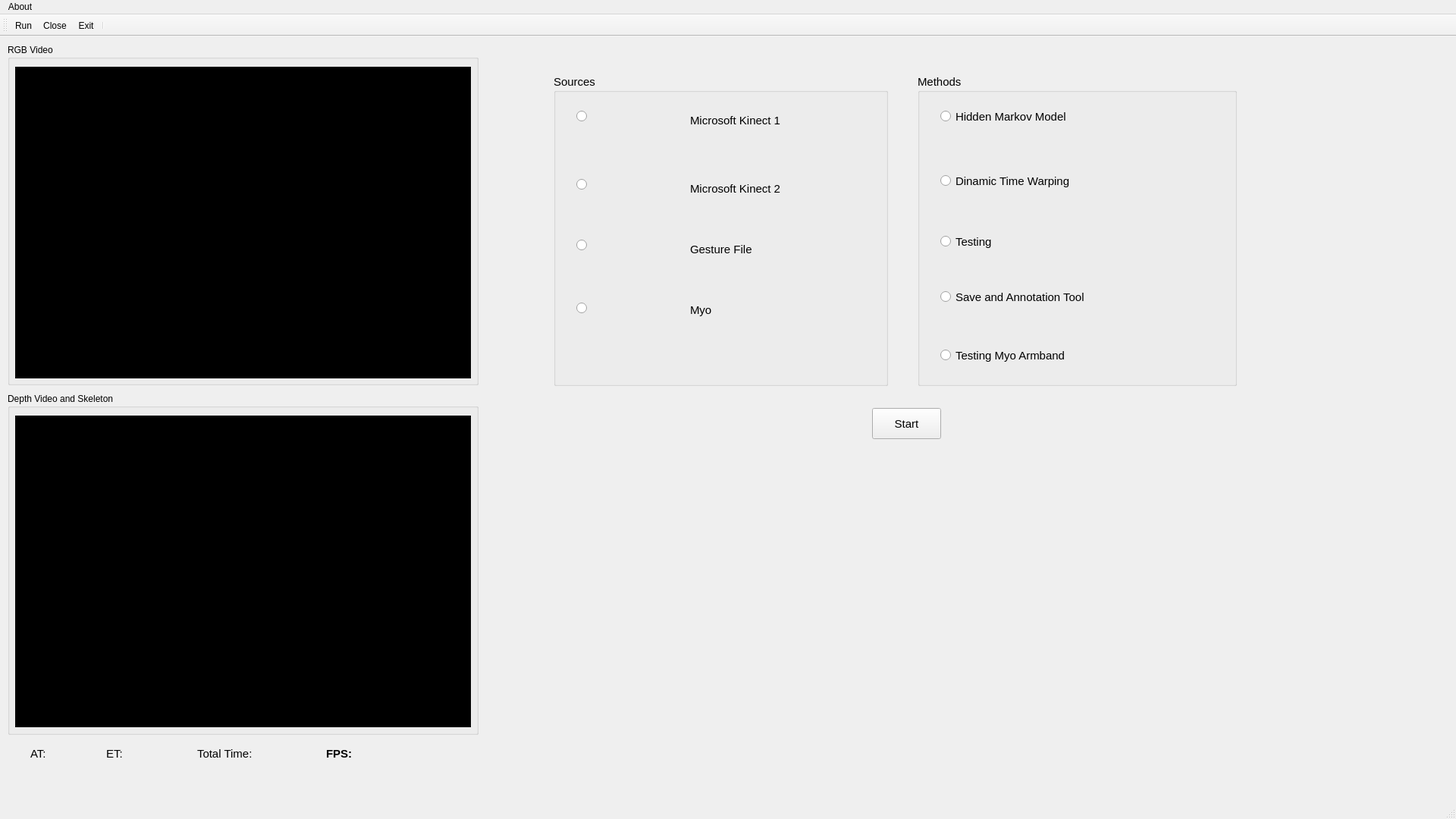
<?xml version="1.0" encoding="UTF-8"?>
<ui version="4.0">
 <class>MainWindow</class>
 <widget class="QMainWindow" name="MainWindow">
  <property name="geometry">
   <rect>
    <x>0</x>
    <y>0</y>
    <width>1920</width>
    <height>1080</height>
   </rect>
  </property>
  <property name="mouseTracking">
   <bool>false</bool>
  </property>
  <property name="windowTitle">
   <string>Gesture Recognition Framework ImageLab (GRF)</string>
  </property>
  <property name="autoFillBackground">
   <bool>false</bool>
  </property>
  <property name="styleSheet">
   <string notr="true"/>
  </property>
  <widget class="QWidget" name="centralWidget">
   <widget class="QGroupBox" name="boxRGB">
    <property name="geometry">
     <rect>
      <x>10</x>
      <y>10</y>
      <width>621</width>
      <height>450</height>
     </rect>
    </property>
    <property name="styleSheet">
     <string notr="true">font: 10pt &quot;Arial Unicode MS&quot;;</string>
    </property>
    <property name="title">
     <string>RGB Video</string>
    </property>
    <widget class="QLabel" name="labelRGB">
     <property name="geometry">
      <rect>
       <x>10</x>
       <y>30</y>
       <width>601</width>
       <height>411</height>
      </rect>
     </property>
     <property name="autoFillBackground">
      <bool>false</bool>
     </property>
     <property name="styleSheet">
      <string notr="true">background-color: rgb(0, 0, 0);</string>
     </property>
     <property name="text">
      <string/>
     </property>
    </widget>
    <widget class="QWidget" name="widgetRecognizer" native="true">
     <property name="geometry">
      <rect>
       <x>509</x>
       <y>30</y>
       <width>921</width>
       <height>411</height>
      </rect>
     </property>
    </widget>
   </widget>
   <widget class="QGroupBox" name="boxDepth">
    <property name="geometry">
     <rect>
      <x>10</x>
      <y>470</y>
      <width>621</width>
      <height>451</height>
     </rect>
    </property>
    <property name="styleSheet">
     <string notr="true">font: 10pt &quot;Arial Unicode MS&quot;;</string>
    </property>
    <property name="title">
     <string>Depth Video and Skeleton</string>
    </property>
    <widget class="QLabel" name="labelDepth">
     <property name="geometry">
      <rect>
       <x>10</x>
       <y>30</y>
       <width>601</width>
       <height>411</height>
      </rect>
     </property>
     <property name="styleSheet">
      <string notr="true">background-color: rgb(0, 0, 0);</string>
     </property>
     <property name="text">
      <string/>
     </property>
    </widget>
   </widget>
   <widget class="QWidget" name="widgetR" native="true">
    <property name="geometry">
     <rect>
      <x>640</x>
      <y>0</y>
      <width>1271</width>
      <height>961</height>
     </rect>
    </property>
    <widget class="QGroupBox" name="groupSource">
     <property name="geometry">
      <rect>
       <x>90</x>
       <y>50</y>
       <width>441</width>
       <height>411</height>
      </rect>
     </property>
     <property name="font">
      <font>
       <pointsize>11</pointsize>
      </font>
     </property>
     <property name="title">
      <string>Sources</string>
     </property>
     <widget class="QRadioButton" name="radioKinect1">
      <property name="geometry">
       <rect>
        <x>30</x>
        <y>40</y>
        <width>111</width>
        <height>31</height>
       </rect>
      </property>
      <property name="text">
       <string/>
      </property>
     </widget>
     <widget class="QRadioButton" name="radioKinect2">
      <property name="geometry">
       <rect>
        <x>30</x>
        <y>130</y>
        <width>111</width>
        <height>31</height>
       </rect>
      </property>
      <property name="text">
       <string/>
      </property>
     </widget>
     <widget class="QRadioButton" name="radioFile">
      <property name="geometry">
       <rect>
        <x>30</x>
        <y>210</y>
        <width>91</width>
        <height>31</height>
       </rect>
      </property>
      <property name="text">
       <string/>
      </property>
     </widget>
     <widget class="QLabel" name="label_5">
      <property name="geometry">
       <rect>
        <x>50</x>
        <y>30</y>
        <width>111</width>
        <height>61</height>
       </rect>
      </property>
      <property name="text">
       <string/>
      </property>
      <property name="pixmap">
       <pixmap>Images/kinect1.png</pixmap>
      </property>
      <property name="scaledContents">
       <bool>true</bool>
      </property>
     </widget>
     <widget class="QLabel" name="label_6">
      <property name="geometry">
       <rect>
        <x>60</x>
        <y>130</y>
        <width>91</width>
        <height>31</height>
       </rect>
      </property>
      <property name="text">
       <string/>
      </property>
      <property name="pixmap">
       <pixmap>Images/kinect2.png</pixmap>
      </property>
      <property name="scaledContents">
       <bool>true</bool>
      </property>
     </widget>
     <widget class="QLabel" name="label_7">
      <property name="geometry">
       <rect>
        <x>180</x>
        <y>40</y>
        <width>141</width>
        <height>41</height>
       </rect>
      </property>
      <property name="text">
       <string>Microsoft Kinect 1</string>
      </property>
     </widget>
     <widget class="QLabel" name="label_8">
      <property name="geometry">
       <rect>
        <x>180</x>
        <y>130</y>
        <width>141</width>
        <height>41</height>
       </rect>
      </property>
      <property name="text">
       <string>Microsoft Kinect 2</string>
      </property>
     </widget>
     <widget class="QLabel" name="label_9">
      <property name="geometry">
       <rect>
        <x>70</x>
        <y>200</y>
        <width>64</width>
        <height>64</height>
       </rect>
      </property>
      <property name="text">
       <string/>
      </property>
      <property name="pixmap">
       <pixmap>Images/folder-128.png</pixmap>
      </property>
      <property name="scaledContents">
       <bool>true</bool>
      </property>
     </widget>
     <widget class="QLabel" name="label_10">
      <property name="geometry">
       <rect>
        <x>180</x>
        <y>210</y>
        <width>141</width>
        <height>41</height>
       </rect>
      </property>
      <property name="text">
       <string>Gesture File</string>
      </property>
     </widget>
     <widget class="QRadioButton" name="radioMyo">
      <property name="geometry">
       <rect>
        <x>30</x>
        <y>300</y>
        <width>82</width>
        <height>17</height>
       </rect>
      </property>
      <property name="text">
       <string/>
      </property>
     </widget>
     <widget class="QLabel" name="label_11">
      <property name="geometry">
       <rect>
        <x>180</x>
        <y>290</y>
        <width>141</width>
        <height>41</height>
       </rect>
      </property>
      <property name="text">
       <string>Myo</string>
      </property>
     </widget>
     <widget class="QLabel" name="label_12">
      <property name="geometry">
       <rect>
        <x>45</x>
        <y>280</y>
        <width>111</width>
        <height>71</height>
       </rect>
      </property>
      <property name="text">
       <string/>
      </property>
      <property name="pixmap">
       <pixmap>Images/myo.png</pixmap>
      </property>
      <property name="scaledContents">
       <bool>true</bool>
      </property>
     </widget>
    </widget>
    <widget class="QGroupBox" name="groupMethod">
     <property name="geometry">
      <rect>
       <x>570</x>
       <y>50</y>
       <width>421</width>
       <height>411</height>
      </rect>
     </property>
     <property name="font">
      <font>
       <pointsize>11</pointsize>
      </font>
     </property>
     <property name="title">
      <string>Methods</string>
     </property>
     <widget class="QRadioButton" name="radioHMM">
      <property name="geometry">
       <rect>
        <x>30</x>
        <y>40</y>
        <width>181</width>
        <height>31</height>
       </rect>
      </property>
      <property name="text">
       <string>Hidden Markov Model</string>
      </property>
     </widget>
     <widget class="QRadioButton" name="radioDTW">
      <property name="geometry">
       <rect>
        <x>30</x>
        <y>125</y>
        <width>181</width>
        <height>31</height>
       </rect>
      </property>
      <property name="text">
       <string>Dinamic Time Warping</string>
      </property>
     </widget>
     <widget class="QRadioButton" name="radioTest">
      <property name="geometry">
       <rect>
        <x>30</x>
        <y>205</y>
        <width>191</width>
        <height>31</height>
       </rect>
      </property>
      <property name="text">
       <string>Testing</string>
      </property>
     </widget>
     <widget class="QRadioButton" name="radioSave">
      <property name="geometry">
       <rect>
        <x>30</x>
        <y>285</y>
        <width>251</width>
        <height>17</height>
       </rect>
      </property>
      <property name="text">
       <string>Save and Annotation Tool</string>
      </property>
     </widget>
     <widget class="QRadioButton" name="radioTestMyo">
      <property name="geometry">
       <rect>
        <x>30</x>
        <y>360</y>
        <width>201</width>
        <height>21</height>
       </rect>
      </property>
      <property name="text">
       <string>Testing Myo Armband</string>
      </property>
     </widget>
    </widget>
    <widget class="QPushButton" name="buttonStart">
     <property name="geometry">
      <rect>
       <x>510</x>
       <y>490</y>
       <width>91</width>
       <height>41</height>
      </rect>
     </property>
     <property name="font">
      <font>
       <pointsize>11</pointsize>
      </font>
     </property>
     <property name="text">
      <string>Start</string>
     </property>
    </widget>
    <widget class="QWidget" name="widgetL" native="true">
     <property name="geometry">
      <rect>
       <x>0</x>
       <y>0</y>
       <width>1271</width>
       <height>961</height>
      </rect>
     </property>
    </widget>
    <zorder>widgetL</zorder>
    <zorder>groupSource</zorder>
    <zorder>groupMethod</zorder>
    <zorder>buttonStart</zorder>
   </widget>
   <widget class="QLabel" name="labelTimeAcq">
    <property name="geometry">
     <rect>
      <x>70</x>
      <y>930</y>
      <width>61</width>
      <height>31</height>
     </rect>
    </property>
    <property name="font">
     <font>
      <pointsize>11</pointsize>
     </font>
    </property>
    <property name="text">
     <string/>
    </property>
   </widget>
   <widget class="QLabel" name="label">
    <property name="geometry">
     <rect>
      <x>40</x>
      <y>930</y>
      <width>31</width>
      <height>31</height>
     </rect>
    </property>
    <property name="font">
     <font>
      <pointsize>11</pointsize>
     </font>
    </property>
    <property name="text">
     <string>AT:</string>
    </property>
   </widget>
   <widget class="QLabel" name="labelTimeElab">
    <property name="geometry">
     <rect>
      <x>170</x>
      <y>930</y>
      <width>71</width>
      <height>31</height>
     </rect>
    </property>
    <property name="font">
     <font>
      <pointsize>11</pointsize>
     </font>
    </property>
    <property name="text">
     <string/>
    </property>
   </widget>
   <widget class="QLabel" name="label_2">
    <property name="geometry">
     <rect>
      <x>140</x>
      <y>930</y>
      <width>61</width>
      <height>31</height>
     </rect>
    </property>
    <property name="font">
     <font>
      <pointsize>11</pointsize>
     </font>
    </property>
    <property name="text">
     <string>ET:</string>
    </property>
   </widget>
   <widget class="QLabel" name="label_3">
    <property name="geometry">
     <rect>
      <x>260</x>
      <y>930</y>
      <width>81</width>
      <height>31</height>
     </rect>
    </property>
    <property name="font">
     <font>
      <pointsize>11</pointsize>
     </font>
    </property>
    <property name="text">
     <string>Total Time:</string>
    </property>
   </widget>
   <widget class="QLabel" name="labelTotal">
    <property name="geometry">
     <rect>
      <x>340</x>
      <y>930</y>
      <width>71</width>
      <height>31</height>
     </rect>
    </property>
    <property name="font">
     <font>
      <pointsize>11</pointsize>
     </font>
    </property>
    <property name="text">
     <string/>
    </property>
   </widget>
   <widget class="QLabel" name="label_4">
    <property name="geometry">
     <rect>
      <x>430</x>
      <y>930</y>
      <width>41</width>
      <height>31</height>
     </rect>
    </property>
    <property name="font">
     <font>
      <pointsize>11</pointsize>
      <weight>75</weight>
      <bold>true</bold>
     </font>
    </property>
    <property name="text">
     <string>FPS:</string>
    </property>
   </widget>
   <widget class="QLabel" name="labelFPS">
    <property name="geometry">
     <rect>
      <x>470</x>
      <y>930</y>
      <width>71</width>
      <height>31</height>
     </rect>
    </property>
    <property name="font">
     <font>
      <pointsize>11</pointsize>
     </font>
    </property>
    <property name="text">
     <string/>
    </property>
   </widget>
  </widget>
  <widget class="QToolBar" name="mainToolBar">
   <attribute name="toolBarArea">
    <enum>TopToolBarArea</enum>
   </attribute>
   <attribute name="toolBarBreak">
    <bool>false</bool>
   </attribute>
   <addaction name="actionRun"/>
   <addaction name="actionClose"/>
   <addaction name="actionExit_2"/>
   <addaction name="separator"/>
  </widget>
  <widget class="QStatusBar" name="statusBar"/>
  <widget class="QMenuBar" name="menuBar">
   <property name="geometry">
    <rect>
     <x>0</x>
     <y>0</y>
     <width>1920</width>
     <height>21</height>
    </rect>
   </property>
   <property name="palette">
    <palette>
     <active/>
     <inactive/>
     <disabled/>
    </palette>
   </property>
   <widget class="QMenu" name="menuAbout">
    <property name="palette">
     <palette>
      <active>
       <colorrole role="WindowText">
        <brush brushstyle="SolidPattern">
         <color alpha="255">
          <red>0</red>
          <green>0</green>
          <blue>0</blue>
         </color>
        </brush>
       </colorrole>
       <colorrole role="Text">
        <brush brushstyle="SolidPattern">
         <color alpha="255">
          <red>0</red>
          <green>0</green>
          <blue>0</blue>
         </color>
        </brush>
       </colorrole>
       <colorrole role="ButtonText">
        <brush brushstyle="SolidPattern">
         <color alpha="255">
          <red>0</red>
          <green>0</green>
          <blue>0</blue>
         </color>
        </brush>
       </colorrole>
      </active>
      <inactive>
       <colorrole role="WindowText">
        <brush brushstyle="SolidPattern">
         <color alpha="255">
          <red>0</red>
          <green>0</green>
          <blue>0</blue>
         </color>
        </brush>
       </colorrole>
       <colorrole role="Text">
        <brush brushstyle="SolidPattern">
         <color alpha="255">
          <red>0</red>
          <green>0</green>
          <blue>0</blue>
         </color>
        </brush>
       </colorrole>
       <colorrole role="ButtonText">
        <brush brushstyle="SolidPattern">
         <color alpha="255">
          <red>0</red>
          <green>0</green>
          <blue>0</blue>
         </color>
        </brush>
       </colorrole>
      </inactive>
      <disabled>
       <colorrole role="WindowText">
        <brush brushstyle="SolidPattern">
         <color alpha="255">
          <red>0</red>
          <green>0</green>
          <blue>0</blue>
         </color>
        </brush>
       </colorrole>
       <colorrole role="Text">
        <brush brushstyle="SolidPattern">
         <color alpha="255">
          <red>0</red>
          <green>0</green>
          <blue>0</blue>
         </color>
        </brush>
       </colorrole>
       <colorrole role="ButtonText">
        <brush brushstyle="SolidPattern">
         <color alpha="255">
          <red>0</red>
          <green>0</green>
          <blue>0</blue>
         </color>
        </brush>
       </colorrole>
      </disabled>
     </palette>
    </property>
    <property name="styleSheet">
     <string notr="true">color: rgb(0, 0, 0);

</string>
    </property>
    <property name="title">
     <string>About</string>
    </property>
    <addaction name="actionProject"/>
    <addaction name="actionExit_2"/>
   </widget>
   <addaction name="menuAbout"/>
  </widget>
  <action name="actionProject">
   <property name="checkable">
    <bool>false</bool>
   </property>
   <property name="checked">
    <bool>false</bool>
   </property>
   <property name="enabled">
    <bool>true</bool>
   </property>
   <property name="text">
    <string>Project</string>
   </property>
   <property name="iconVisibleInMenu">
    <bool>true</bool>
   </property>
  </action>
  <action name="actionExit">
   <property name="text">
    <string>Exit</string>
   </property>
  </action>
  <action name="actionKk">
   <property name="text">
    <string>kk</string>
   </property>
  </action>
  <action name="actionAbout">
   <property name="text">
    <string>About</string>
   </property>
  </action>
  <action name="actionExit_2">
   <property name="text">
    <string>Exit</string>
   </property>
  </action>
  <action name="actionClose">
   <property name="text">
    <string>Close</string>
   </property>
  </action>
  <action name="actionRun">
   <property name="checkable">
    <bool>true</bool>
   </property>
   <property name="text">
    <string>Run</string>
   </property>
  </action>
 </widget>
 <layoutdefault spacing="6" margin="11"/>
 <resources/>
 <connections>
  <connection>
   <sender>actionExit_2</sender>
   <signal>triggered()</signal>
   <receiver>MainWindow</receiver>
   <slot>close()</slot>
   <hints>
    <hint type="sourcelabel">
     <x>-1</x>
     <y>-1</y>
    </hint>
    <hint type="destinationlabel">
     <x>959</x>
     <y>539</y>
    </hint>
   </hints>
  </connection>
 </connections>
</ui>
